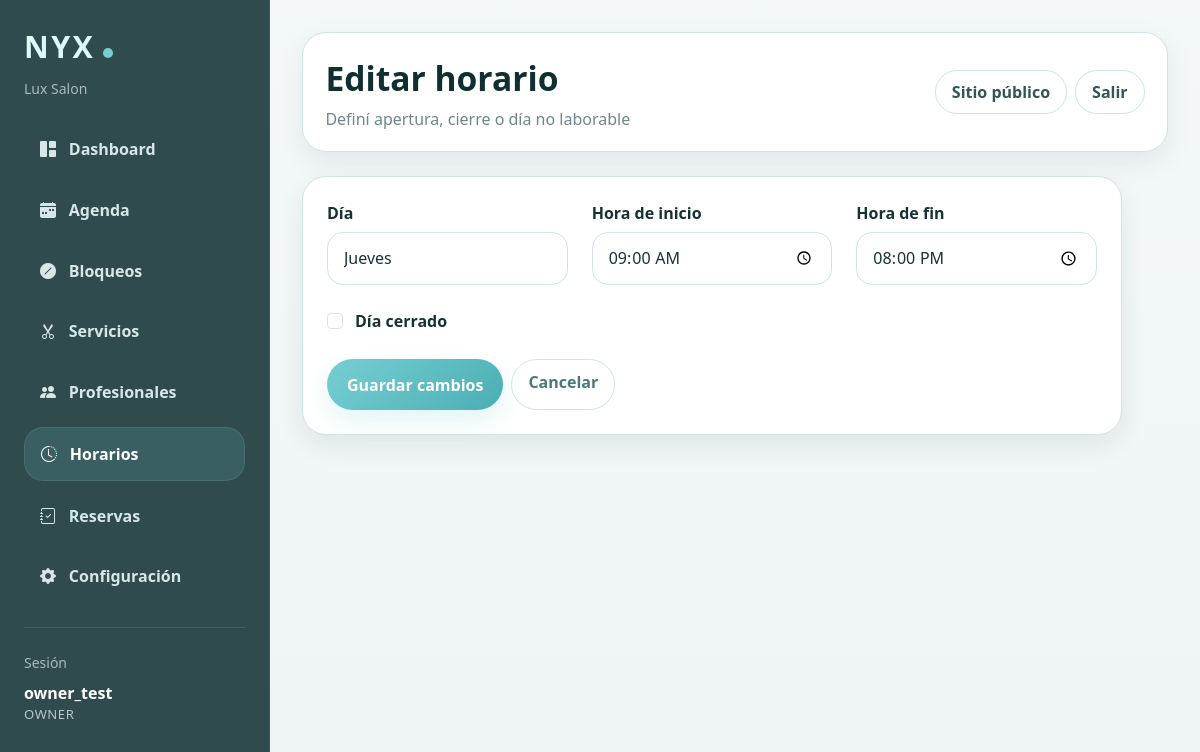
Page /panel/horarios/2/editar/ (signed in) on the committed database.
### reservas/models.py (models this page shows, shortened)
class Salon(models.Model):
    PAYMENT_METHOD_CHOICES = [
        ('transfer', 'Transferencia'),
        ('integrated', 'Pago integrado'),
        ('both', 'Transferencia y pago integrado'),
    ]
    name = models.CharField('Nombre', max_length=120)
    email = models.EmailField('Email', blank=True)
    phone = models.CharField('Teléfono', max_length=30, blank=True)
    address = models.CharField('Dirección', max_length=200, blank=True)
    is_active = models.BooleanField('Activo', default=True)
    created_at = models.DateTimeField(auto_now_add=True)
    deposit_enabled = models.BooleanField('Requerir seña', default=False)
    deposit_percentage = models.PositiveIntegerField('Porcentaje de seña', default=0)
    allow_full_payment = models.BooleanField('Permitir pago total', default=False)
    full_payment_required = models.BooleanField('Requerir pago total', default=False)
    payment_method = models.CharField(
        'Método de pago',
        max_length=20,
        choices=PAYMENT_METHOD_CHOICES,
        default='transfer'
    )
    payment_instructions = models.TextField('Instrucciones de pago', blank=True)
    allow_client_cancellation = models.BooleanField(
        'Permitir cancelación online por cliente',
        default=True
    )
    cancellation_limit_hours = models.PositiveIntegerField(
        'Horas límite para cancelar online',
        default=24
    )
    allow_client_reschedule = models.BooleanField(
        'Permitir modificación online por cliente',
        default=False
    )
    reschedule_limit_hours = models.PositiveIntegerField(
        'Horas límite para modificar online',
        default=24
    )
    class Meta:
        verbose_name = 'Peluquería'
        verbose_name_plural = 'Peluquerías'
        ordering = ['name']

class SalonMembership(models.Model):
    ROLE_CHOICES = [
        ('owner', 'Dueña/o'),
        ('staff', 'Staff'),
    ]
    user = models.ForeignKey(
        User,
        on_delete=models.CASCADE,
        related_name='salon_memberships'
    )
    salon = models.ForeignKey(
        Salon,
        on_delete=models.CASCADE,
        related_name='memberships'
    )
    role = models.CharField(
        max_length=20,
        choices=ROLE_CHOICES,
        default='staff'
    )
    is_active = models.BooleanField(default=True)
    created_at = models.DateTimeField(auto_now_add=True)
    class Meta:
        verbose_name = 'Membresía de peluquería'
        verbose_name_plural = 'Membresías de peluquería'
        unique_together = ('user', 'salon')

class BusinessHours(models.Model):
    WEEKDAY_CHOICES = [
        (0, 'Lunes'),
        (1, 'Martes'),
        (2, 'Miércoles'),
        (3, 'Jueves'),
        (4, 'Viernes'),
        (5, 'Sábado'),
        (6, 'Domingo'),
    ]
    salon = models.ForeignKey(
        Salon,
        on_delete=models.CASCADE,
        related_name='business_hours',
        verbose_name='Peluquería',
    )
    weekday = models.IntegerField(choices=WEEKDAY_CHOICES)
    start_time = models.TimeField()
    end_time = models.TimeField()
    is_closed = models.BooleanField(default=False)
    class Meta:
        verbose_name = 'Horario de atención'
        verbose_name_plural = 'Horarios de atención'
        ordering = ['salon', 'weekday']
        unique_together = ['salon', 'weekday']

### reservas/panel_views.py (the view)
# urls.py: path('panel/horarios/<int:business_hours_id>/editar/', panel_views.panel_business_hours_edit, name='panel_business_hours_edit'),
@login_required
def panel_business_hours_edit(request, business_hours_id):
    if request.user.is_superuser:
        return redirect('/admin/')
    salon = get_user_salon(request.user)
    if not salon or not is_owner_user(request.user):
        raise PermissionDenied("Solo la dueña puede editar horarios.")
    business_hours = get_object_or_404(BusinessHours, pk=business_hours_id, salon=salon)
    if request.method == 'POST':
        form = PanelBusinessHoursForm(request.POST, instance=business_hours)
        if form.is_valid():
            form.save()
            messages.success(request, 'Horario actualizado correctamente.')
            return redirect('panel_business_hours')
    else:
        form = PanelBusinessHoursForm(instance=business_hours)
    context = {
        'panel_role': 'owner',
        'salon': salon,
        'form': form,
        'form_title': 'Editar horario',
        'submit_label': 'Guardar cambios',
        'business_hours': business_hours,
    }
    return render(request, 'reservas/panel/business_hours_form.html', context)

### reservas/panel_forms.py (shortened to what this page needs)
class PanelBusinessHoursForm(forms.ModelForm):
    class Meta:
        model = BusinessHours
        fields = ['weekday', 'start_time', 'end_time', 'is_closed']
        widgets = {
            'weekday': forms.Select(attrs={
                'class': 'form-select nyx-form-input',
            }),
            'start_time': forms.TimeInput(attrs={
                'class': 'form-control nyx-form-input',
                'type': 'time',
            }),
            'end_time': forms.TimeInput(attrs={
                'class': 'form-control nyx-form-input',
                'type': 'time',
            }),
            'is_closed': forms.CheckboxInput(attrs={
                'class': 'form-check-input',
            }),
        }

### reservas/panel_views.py (called while the page is built)
def get_user_membership(user):
    if not user.is_authenticated or user.is_superuser:
        return None
    return user.salon_memberships.filter(is_active=True).select_related('salon').first()

def get_user_salon(user):
    membership = get_user_membership(user)
    return membership.salon if membership else None

def is_owner_user(user):
    membership = get_user_membership(user)
    return bool(membership and membership.role == 'owner')

### reservas/templates/reservas/panel/business_hours_form.html (shortened to what this page needs)
{% extends "reservas/panel/base_panel.html" %}
{% block panel_title %}{{ form_title }}{% endblock %}
{% block panel_subtitle %}Definí apertura, cierre o día no laborable{% endblock %}
{% block panel_content %}
<div class="nyx-card p-4 nyx-form-card">
  <form method="post">
    <div class="row g-4">
      <div class="col-md-4">
        <label class="nyx-form-label" for="{{ form.weekday.id_for_label }}">Día</label>
        {{ form.weekday }}
      </div>
      <div class="col-md-4">
        <label class="nyx-form-label" for="{{ form.start_time.id_for_label }}">Hora de inicio</label>
        {{ form.start_time }}
      </div>
      <div class="col-md-4">
        <label class="nyx-form-label" for="{{ form.end_time.id_for_label }}">Hora de fin</label>
        {{ form.end_time }}
      </div>
      <div class="col-12">
        <div class="form-check">
          {{ form.is_closed }}
          <label class="form-check-label fw-semibold ms-1" for="{{ form.is_closed.id_for_label }}">
            Día cerrado
          </label>
        </div>
      </div>
    </div>
    <div class="d-flex gap-2 flex-wrap mt-4">
      <button type="submit" class="nyx-primary-btn">{{ submit_label }}</button>
      <a href="{% url 'panel_business_hours' %}" class="nyx-filter-btn">Cancelar</a>
    </div>
  </form>
</div>
{% endblock %}

### reservas/templates/reservas/panel/base_panel.html (shortened to what this page needs)
{% load static %}
<!DOCTYPE html>
<html lang="es">
<head>
  <link href="https://cdn.jsdelivr.net/npm/bootstrap@5.3.3/dist/css/bootstrap.min.css" rel="stylesheet">
  <link rel="stylesheet" href="https://cdn.jsdelivr.net/npm/bootstrap-icons@1.11.3/font/bootstrap-icons.min.css">
</head>
<body>
  <div class="container-fluid px-0">
    <div class="row g-0">
      <div class="col-lg-auto">
        <aside class="nyx-sidebar p-3 p-lg-4">
          <div class="mb-4">
            <div class="nyx-brand">NYX<span class="nyx-logo-dot"></span></div>
            <div class="small nyx-session-label mt-2">{{ salon.name }}</div>
          </div>
          <nav class="d-flex flex-column gap-2">
            <a href="{% url 'panel_dashboard' %}" class="nyx-nav-link {% if request.resolver_match.url_name == 'panel_dashboard' %}active{% endif %}">
              <i class="bi bi-grid-1x2-fill"></i>
              <span>Dashboard</span>
            </a>
            <a href="{% url 'panel_agenda' %}?quick=today" class="nyx-nav-link {% if request.resolver_match.url_name == 'panel_agenda' %}active{% endif %}">
              <i class="bi bi-calendar-week-fill"></i>
              <span>Agenda</span>
            </a>
            <a href="{% url 'panel_bloqueos' %}" class="nyx-nav-link {% if request.resolver_match.url_name == 'panel_bloqueos' %}active{% endif %}">
              <i class="bi bi-slash-circle-fill"></i>
              <span>Bloqueos</span>
            </a>
            {% if panel_role == 'owner' %}
              <a href="{% url 'panel_services' %}" class="nyx-nav-link ">
                <i class="bi bi-scissors"></i>
                <span>Servicios</span>
              </a>
              <a href="{% url 'panel_employees' %}" class="nyx-nav-link ">
                <i class="bi bi-people-fill"></i>
                <span>Profesionales</span>
              </a>
              <a href="{% url 'panel_business_hours' %}" class="nyx-nav-link {% if request.resolver_match.url_name == 'panel_business_hours' or request.resolver_match.url_name == 'panel_business_hours_create' or request.resolver_match.url_name == 'panel_business_hours_edit' %}active{% endif %}">
                <i class="bi bi-clock-history"></i>
                <span>Horarios</span>
              </a>
              <a href="{% url 'panel_bookings' %}" class="nyx-nav-link {% if request.resolver_match.url_name == 'panel_bookings' or request.resolver_match.url_name == 'panel_booking_detail' %}active{% endif %}">
                <i class="bi bi-journal-check"></i>
                <span>Reservas</span>
              </a>
              <a href="{% url 'panel_settings' %}" class="nyx-nav-link {% if request.resolver_match.url_name == 'panel_settings' %}active{% endif %}">
                <i class="bi bi-gear-fill"></i>
                <span>Configuración</span>
              </a>
            {% endif %}
          </nav>
          <div class="mt-4 pt-4 border-top border-light border-opacity-10">
            <div class="small nyx-session-label mb-2">Sesión</div>
            <div class="nyx-session-user">{{ request.user.username }}</div>
            <div class="nyx-session-role">{{ panel_role }}</div>
          </div>
        </aside>
      </div>
      <div class="col">
        <main class="nyx-main">
          <div class="nyx-topbar d-flex justify-content-between align-items-center flex-wrap gap-3">
            <div>
              <div class="nyx-panel-title">{% block panel_title %}Panel{% endblock %}</div>
              <p class="nyx-panel-subtitle">{% block panel_subtitle %}Gestión interna NYX{% endblock %}</p>
            </div>
            <div class="d-flex align-items-center gap-2">
              <a href="/" class="nyx-outline-light">Sitio público</a>
              <a href="{% url 'panel_logout' %}" class="nyx-outline-light">Salir</a>
            </div>
          </div>
          {% block panel_content %}{% endblock %}
        </main>
      </div>
    </div>
  </div>
</body>
</html>

### reservas/templates/reservas/panel/base_panel.html (style rules this page uses)
:root { --nyx-bg: #eef4f4; --nyx-surface: #ffffff; --nyx-surface-soft: #f8fbfb; --nyx-border: #cfe4e5; --nyx-primary: #76cfd2; --nyx-primary-strong: #4aaeb4; --nyx-primary-dark: #2f4b4d; --nyx-text: #183234; --nyx-muted: #6d8789; --nyx-shadow: 0 10px 28px rgba(31, 55, 58, .08); --nyx-radius: 1.5rem; }
body { background: linear-gradient(180deg, #f4f8f8 0%, #eef4f4 100%); color: var(--nyx-text); min-height: 100vh; font-family: system-ui, -apple-system, BlinkMacSystemFont, "Segoe UI", sans-serif; }
.nyx-primary-btn { display: inline-flex; align-items: center; justify-content: center; gap: .5rem; border: none; border-radius: 999px; padding: .85rem 1.25rem; background: linear-gradient(135deg, var(--nyx-primary), var(--nyx-primary-strong)); color: #fff !important; font-weight: 800; text-decoration: none !important; transition: .2s ease; box-shadow: 0 10px 24px rgba(118, 207, 210, .22); }
.nyx-sidebar { width: 270px; min-height: 100vh; background: #2f4b4d; border-right: 1px solid rgba(255,255,255,.08); position: sticky; top: 0; color: #eaf6f6; }
.nyx-brand { font-size: 1.9rem; font-weight: 800; letter-spacing: .08em; color: #dff8f8; }
.nyx-logo-dot { display:inline-block; width:10px; height:10px; border-radius:50%; background: var(--nyx-primary); margin-left: 8px; }
.nyx-nav-link { display:flex; align-items:center; gap:.8rem; padding:.9rem 1rem; border-radius: 1.2rem; color: #d7e7e8; text-decoration:none; transition:.2s ease; font-weight: 700; }
.nyx-nav-link:hover, .nyx-nav-link.active { color: #ffffff; background: rgba(118, 207, 210, .16); border: 1px solid rgba(255,255,255,.08); }
.nyx-main { padding: 2rem; }
.nyx-topbar { background: var(--nyx-surface); border: 1px solid var(--nyx-border); border-radius: var(--nyx-radius); padding: 1.25rem 1.4rem; box-shadow: var(--nyx-shadow); margin-bottom: 1.5rem; }
.nyx-card { background: var(--nyx-surface); border: 1px solid var(--nyx-border); border-radius: var(--nyx-radius); box-shadow: var(--nyx-shadow); }
.nyx-panel-title { font-size: 2.1rem; font-weight: 800; margin-bottom: .2rem; color: #0f2f31; }
.nyx-panel-subtitle { color: var(--nyx-muted); margin-bottom: 0; }
.nyx-filter-btn { border-radius: 999px; padding: .65rem 1rem; border: 1px solid var(--nyx-border); color: #48797d; background: #fff; text-decoration: none; font-weight: 700; transition: .2s ease; }
.nyx-session-label { color: rgba(234, 246, 246, .65); }
.nyx-session-user { color: #ffffff; font-weight: 700; }
.nyx-session-role { color: rgba(234, 246, 246, .72); text-transform: uppercase; font-size: .82rem; letter-spacing: .04em; }
.nyx-outline-light { border-radius: 999px; padding: .55rem 1rem; border: 1px solid var(--nyx-border); background: #fff; color: #315558; text-decoration: none; font-weight: 700; transition: .2s ease; }

### reservas/templates/reservas/panel/business_hours_form.html (style rules this page uses)
.nyx-form-card { max-width: 820px; }
.nyx-form-input { border-radius: 1rem; border: 1px solid var(--nyx-border); padding: .85rem 1rem; background: #fff; color: var(--nyx-text); }
.nyx-form-label { font-weight: 700; margin-bottom: .45rem; }

### rows in the picture
Salon: name "Lux Salon"
SalonMembership: role "OWNER"
BusinessHours: weekday "Jueves", start_time "09:00:00", end_time "20:00:00"

### other values in the picture
{{ request.user.username }} "owner_test"
{{ submit_label }} "Guardar cambios"
